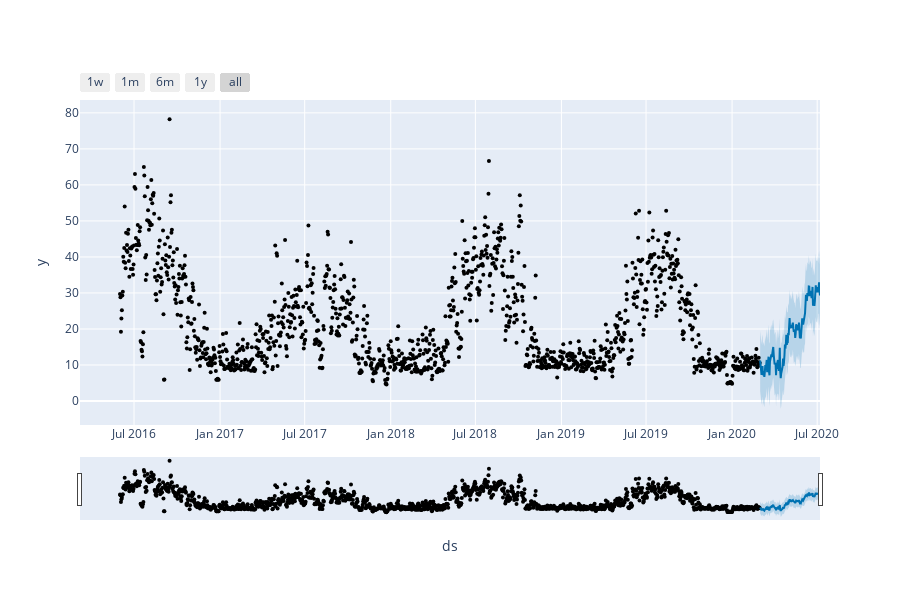

Notebook code for this chart:
### Markdown cell above
### 1.4.2

### Code cell
fig1 = plot_plotly(m, forecast_test)
fig1.show()

# Plot components
fig2 = plot_components_plotly(m, forecast_test)
fig2.show()

### Figure 1 — Plotly figure (JSON) as saved in the notebook; plotly's stock layout.template omitted (floating-point values rounded to 4 significant figures; data arrays with more than 128 entries replaced by an {"elided": "..."} marker saying what was removed)
{"data": [{"marker": {"color": "black", "size": 4}, "mode": "markers", "name": "Actual", "type": "scatter", "x": {"elided": "1369 str values"}, "y": {"elided": "1369 float values"}}, {"hoverinfo": "skip", "line": {"width": 0}, "mode": "lines", "type": "scatter", "x": {"elided": "129 str values"}, "y": {"elided": "129 float values"}}, {"fill": "tonexty", "fillcolor": "rgba(0, 114, 178, 0.2)", "line": {"color": "#0072B2", "width": 2}, "mode": "lines", "name": "Predicted", "type": "scatter", "x": {"elided": "129 str values"}, "y": {"elided": "129 float values"}}, {"fill": "tonexty", "fillcolor": "rgba(0, 114, 178, 0.2)", "hoverinfo": "skip", "line": {"width": 0}, "mode": "lines", "type": "scatter", "x": {"elided": "129 str values"}, "y": {"elided": "129 float values"}}], "layout": {"height": 600, "showlegend": false, "width": 900, "xaxis": {"rangeselector": {"buttons": [{"count": 7, "label": "1w", "step": "day", "stepmode": "backward"}, {"count": 1, "label": "1m", "step": "month", "stepmode": "backward"}, {"count": 6, "label": "6m", "step": "month", "stepmode": "backward"}, {"count": 1, "label": "1y", "step": "year", "stepmode": "backward"}, {"step": "all"}]}, "rangeslider": {"visible": true}, "title": {"text": "ds"}, "type": "date"}, "yaxis": {"title": {"text": "y"}}}}
